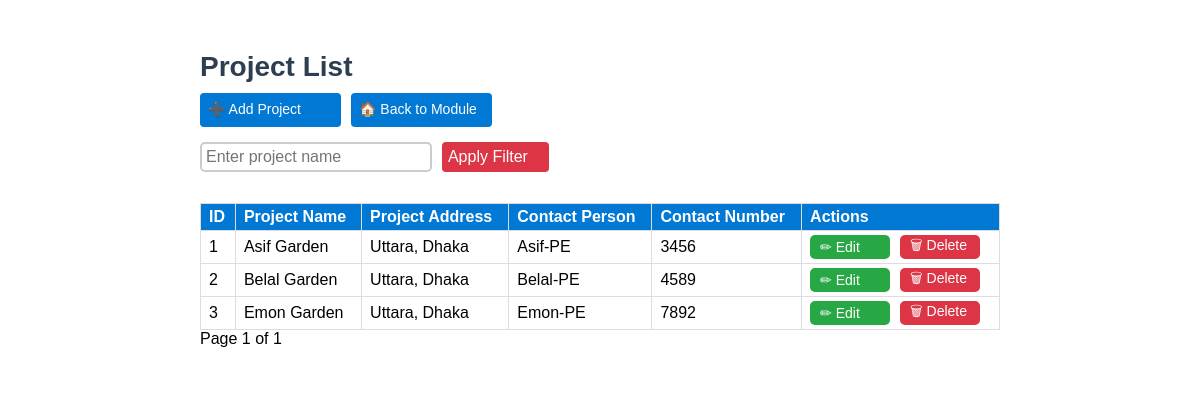
/construction-department/project/, run on the app's committed database.
### project/models.py (models this page shows, shortened)
class Project(models.Model):
    id = models.AutoField(primary_key=True)  # Auto-incrementing ID
    name_of_project = models.CharField(max_length=255)  # Project name
    project_address = models.CharField(max_length=500)  # Project address as CharField
    contact_person_name = models.CharField(max_length=255)  # Name of contact person
    contact_person_number = models.CharField(max_length=20)  # Contact number of contact person

### project/views.py (the view)
# urls.py: path("", project_list, name="project_list"),  # Display project list with filtering and pagination
def project_list(request):
    query = request.GET.get("q", "")  # Defaults to empty if no query string
    projects = Project.objects.all().order_by("id")  # Changed from "-id" to "id"
    if query:
        projects = projects.filter(name_of_project__icontains=query)
    paginator = Paginator(projects, 10)
    page_number = request.GET.get("page")
    try:
        projects_page = paginator.get_page(page_number)
    except (PageNotAnInteger, EmptyPage):
        projects_page = paginator.get_page(1)
    return render(request, "project/project_list.html", {
        "projects": projects_page,
        "query": query
    })

### project/templates/project/project_list.html (shortened to what this page needs)
{% block content %}
<div class="form-container">
    <h2>Project List</h2>
    <div class="nav-buttons">
        <a href="{% url 'project_create' %}" class="nav-button">➕ Add Project</a>
        <a href="{% url 'construction_department' %}" class="nav-button">🏠 Back to Module</a>
    </div>
    <div class="filter-container">
    <form method="get" style="display: flex; gap: 10px;">
        <input type="text" name="q" value="{{ query }}" class="filter-box" placeholder="Enter project name">
        <button type="submit" class="apply-button">Apply Filter</button>
    </form>
</div>
    <table>
        <thead>
            <tr>
                <th>ID</th>
                <th>Project Name</th>
                <th>Project Address</th>
                <th>Contact Person</th>
                <th>Contact Number</th>
                <th>Actions</th>
            </tr>
        </thead>
        <tbody>
            {% for project in projects %}
            <tr>
                <td>{{ project.id }}</td>
                <td class="name">{{ project.name_of_project }}</td>
                <td>{{ project.project_address }}</td>
                <td>{{ project.contact_person_name }}</td>
                <td>{{ project.contact_person_number }}</td>
                <td>
                    <div class="action-buttons">
                        <a href="{% url 'project_edit' project.id %}" class="action-button edit">✏ Edit</a>
                        <a href="{% url 'project_delete' project.id %}" class="action-button delete" onclick="return confirm('Are you sure you want to delete this project?');">🗑 Delete</a>
                    </div>
                </td>
            </tr>
            {% empty %}
            <tr>
                <td colspan="6" class="text-center">No projects found</td>
            </tr>
            {% endfor %}
        </tbody>
    </table>
<div class="pagination">
    <span>Page {{ projects.number }} of {{ projects.paginator.num_pages }}</span>
</div>
</div>
{% endblock %}

### project/templates/project/project_list.html (style rules this page uses)
.form-container { max-width: 800px; margin: 0 auto; padding: 20px; background: white; border-radius: 5px; box-shadow: none; }
body, th, td, input, a, .nav-button, .filter-box, .apply-button, .action-button { font-family: "Trebuchet MS", sans-serif; }
h2 { text-align: left; color: #2c3e50; margin-bottom: 10px; font-size: 28px; }
table { width: 100%; border-collapse: collapse; margin-top: 10px; }
th, td { border: 1px solid #ddd; padding: 4px 8px; text-align: left; height: 18px; }
th { background-color: #0078D4; color: white; }
.nav-buttons { display: flex; gap: 10px; margin-bottom: 15px; }
.nav-button { background: #0078D4; color: white; padding: 8px; border-radius: 4px; text-decoration: none; width: 125px; height: 18px; font-size: 14px; }
.filter-container { display: flex; gap: 10px; margin-bottom: 15px; }
.filter-box { width: 75%; padding: 4px; font-size: 16px; border-radius: 5px; border: 2px solid #ccc; }
.apply-button { width: 120px; background: #dc3545; color: white; padding: 6px; border-radius: 4px; font-size: 16px; border: none; cursor: pointer; text-align: left; }
.action-buttons { display: flex; gap: 10px; align-items: center; }
.action-button { width: 60px; height: 4px; padding: 10px; display: flex; align-items: center; justify-content: left; text-decoration: none; font-size: 14px; border-radius: 5px; }
.action-button.edit { background: #28a745; color: white; }
.action-button.delete { background: #dc3545; color: white; }

### data on the page
Project: id "1", name_of_project "Asif Garden", project_address "Uttara, Dhaka", contact_person_name "Asif-PE", contact_person_number "3456"
Project: id "2", name_of_project "Belal Garden", project_address "Uttara, Dhaka", contact_person_name "Belal-PE", contact_person_number "4589"
Project: id "3", name_of_project "Emon Garden", project_address "Uttara, Dhaka", contact_person_name "Emon-PE", contact_person_number "7892"

### other printed values
{{ projects.number }} "1"
{{ projects.paginator.num_pages }} "1"
